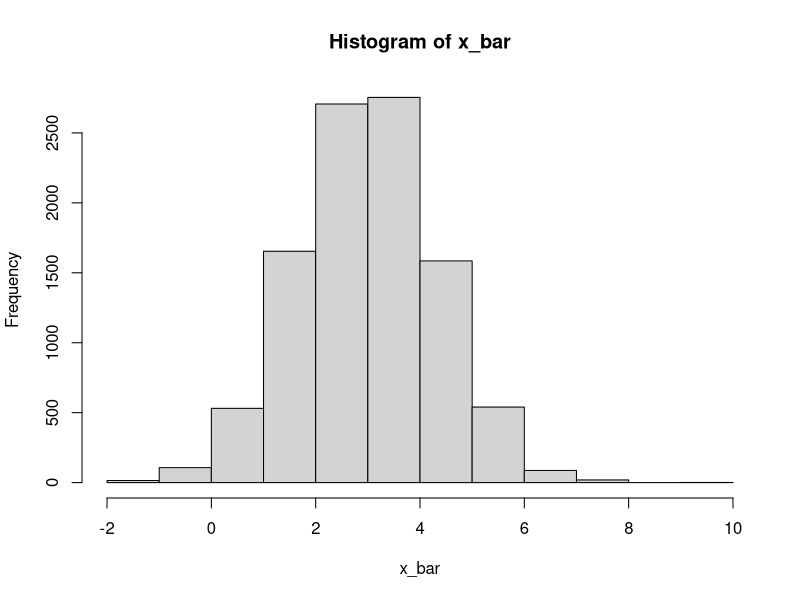
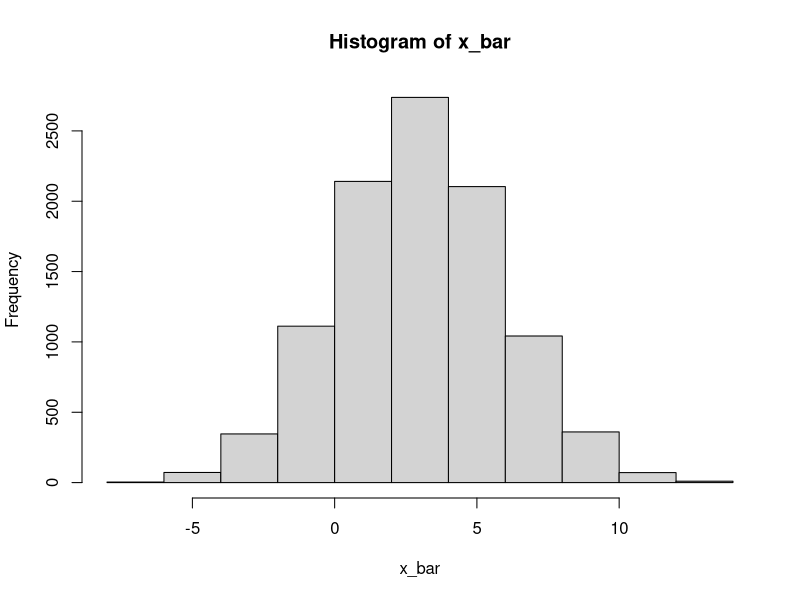
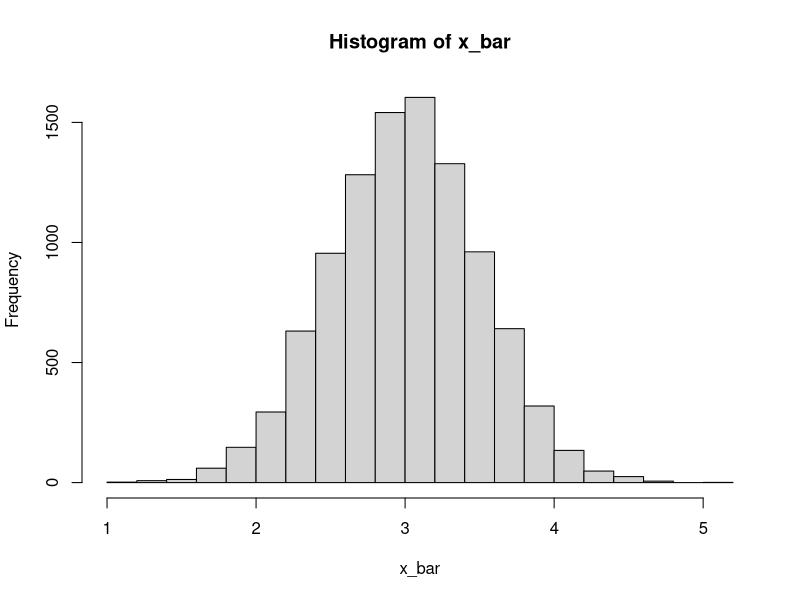
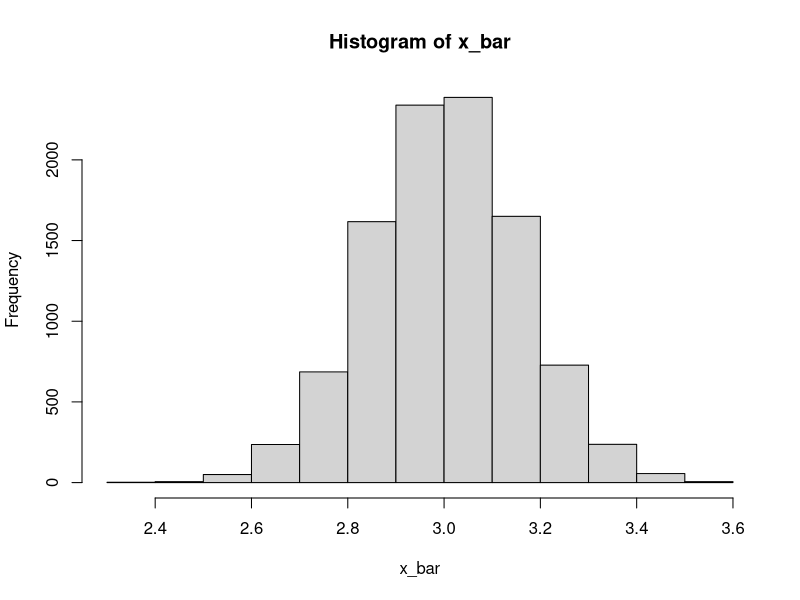

Here is the R script that generated these plots, in order:


# part b)  write function to return vector of length R where each entry is the 
# mean of n data points drawn from normal N(mu, sigma^2) distribution

# General function: returns a vector of length R where each entry is the
# mean of n data points drawn from the Norm(mu, sigma^2) distribution. 
      # n = sample size to take (number of iid random variables)
      # R = number of replications = number of times we draw the n samples. 
simulate.norm = function(n, R, mu, sigma) {
      x_bar = rep(NA, R)
      
      for(i in 1:R) {
            x = rnorm(n=n, mean=mu, sd=sigma)
            x_bar[i] = mean(x)
      }
      hist(x_bar)
      #return(x_bar)
      cat("sim.mean = ", mean(x_bar), "\ttheoretical.mean =", mu,"\n")
      cat("variance = ", var(x_bar), "\ttheoretical.var =", sigma^2/n,"\n")
      
      return(invisible(x_bar))
}


# part c) simulate n = 9, R = 10,000 mu = 3, sigma=4 ---------------------------
x_bar = simulate.norm(n=9, R=10000, mu=3, sigma=4)

# calc P(|X_bar - mu| <= 2) = P(1 <= X_bar <= 5)
sum(x_bar <= 5 & x_bar >= 1)/length(x_bar) # close to theoretical!

# theoretical: P(1 <= x_bar <= 5)
z1 = (1-3)/(4/sqrt(9)); z1
z2 = (5-3)/(4/sqrt(9)); z2
diff(pnorm(c(z1, z2), mean=0, sd=1))



# part d) ------------------------------------------------------------------------

simulate.norm(n=3, R=10000, mu=3, sigma=5)
simulate.norm(n=100, R=10000, mu=3, sigma=5)
simulate.norm(n=1000, R=10000, mu=3, sigma=5)
# note: for larger n, the std sigma/sqrt(n) gets smaller and smaller. 
